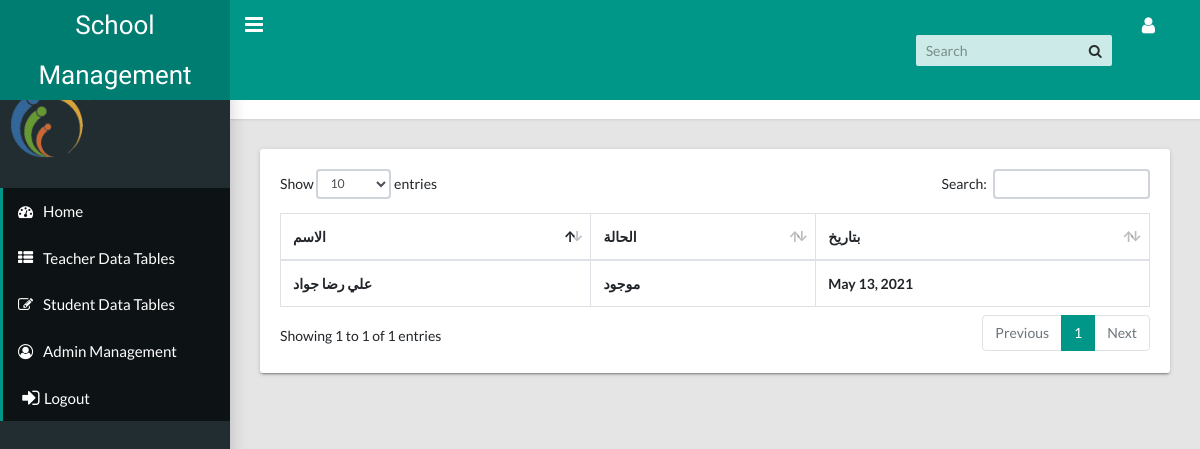
Page /teacherattendance on the committed database.
### school_management_app/models.py (models this page shows, shortened)
class Teacher_Attendance(models.Model):
    status_Teacher=[
        ('موجود','موجود'),
        ('غائب','غائب'),
        ('في اجازة','في اجازة')
    ]
    name_Teacher=models.ForeignKey(Teacher, on_delete=models.PROTECT)
    status =models.CharField(max_length=50,choices=status_Teacher)
    date=models.DateField()

class Teacher(models.Model):
    name =models.CharField(max_length=550)
    age =models.IntegerField()
    photo =models.ImageField(upload_to='photos',null=True,blank=True)
    salary =models.CharField(max_length=50)
    phonenumber=models.CharField(max_length=50,null=True)
    Email=models.EmailField(null=True,blank=True)
    address=models.CharField(max_length=50)
    Departments=models.CharField(max_length=50)
    Degree =models.CharField(max_length=50)
    def __str__(self):
        return self.name

### school_management_app/views.py (the view)
# urls.py: path('teacherattendance',views.teacherattendance,name='teacherattendance'),
def teacherattendance(request):
    search=Teacher_Attendance.objects.all()
    status= None
    if 'search_name'  in request.GET:
        status =request.GET['search_name']
        if status:
            search = search.filter(status__icontains=name)
    context ={
    'Teacher_Attendance':search
    }
    return render(request,'content/Teacher_Attendance.html',context)

### templates/content/Teacher_Attendance.html (shortened to what this page needs)
{% load static %}
<!DOCTYPE html>
<html lang="en">
  <head>
    <link rel="stylesheet" type="text/css" href="{% static 'css/main.css' %}">
    <link rel="stylesheet" type="text/css" href="https://maxcdn.bootstrapcdn.com/font-awesome/4.7.0/css/font-awesome.min.css">
  </head>
{% block content %}
<body class="app sidebar-mini">
  <header class="app-header"><a class="app-header__logo" href="index.html">School Management</a>
    <a class="app-sidebar__toggle" href="#" data-toggle="sidebar" aria-label="Hide Sidebar"></a>
    <ul class="app-nav">
      <li class="app-search">
        <input class="app-search__input" type="search" placeholder="Search">
        <button class="app-search__button"><i class="fa fa-search"></i></button>
      </li>
      <li class="dropdown"><a class="app-nav__item" href="#" data-toggle="dropdown" aria-label="Open Profile Menu"><i class="fa fa-user fa-lg"></i></a>
      </li>
    </ul>
  </header>
 <aside class="app-sidebar">
  <div class="app-sidebar__user"><img src="media/photos/ssd.png" width="80" alt="User Image">
  </div>
  <ul class="app-menu">
    <li><a class="app-menu__item active" href="{% url 'index' %}"><i class="app-menu__icon fa fa-dashboard"></i><span class="app-menu__label">Home</span></a></li>
    <li><a class="app-menu__item active" href="{% url 'teacherdata' %}"><i class="app-menu__icon fa fa-th-list"></i><span class="app-menu__label">Teacher Data Tables</span></a></li>
    <li><a class="app-menu__item active" href="{% url 'studentdata' %}"><i class="app-menu__icon fa fa-edit"></i><span class="app-menu__label">Student Data Tables</span></a></li>
    <li><a class="app-menu__item active" href="{% url 'admin/' %}"><i class="app-menu__icon fa fa-user-circle-o"></i><span class="app-menu__label">Admin Management</span></a></li>
    <li><a class="app-menu__item active" href="{% url 'login' %}"><i class="app-menu__icon fa fa-sign-in fa-lg fa-fw"></i><span class="app-menu__label">Logout</span></a></li>
   </ul>
</aside>
  <main class="app-content">
    <div class="app-title">
      <div>
        <h1>Teacher Student Attendance Table</h1>
      </div>
      <ul class="app-breadcrumb breadcrumb side">
        <li class="breadcrumb-item"></li>
        <li class="breadcrumb-item">Tables</li>
        <li class="breadcrumb-item active"><a href="#">Data Table</a></li>
      </ul>
    </div>
    <div class="row">
      <div class="col-md-12">
        <div class="tile">
          <div class="tile-body">
            <div class="table-responsive">
              <table class="table table-hover table-bordered" id="sampleTable">
                <thead>
                    <tr>
                        <th scope="col">الاسم</th>
                        <th scope="col">الحالة</th>
                        <th scope="col">بتاريخ</th>
                    </tr>
                </thead>
                <tbody>
                    {% for i in Teacher_Attendance %}
                    <tr>
                        <td><b>{{i.name_Teacher}}</b></td>
                        <td><b>{{i.status}}</b></td>
                        <td><b>{{i.date}}</b></td>
                    </tr>
                    {% endfor %}
                </tbody>
              </table>
            </div>
          </div>
        </div>
      </div>
    </div>
  </main>
{% endblock content %}
</body>
</html>

### rows in the picture
Teacher_Attendance: name_Teacher "علي رضا جواد", status "موجود", date "May 13, 2021"
